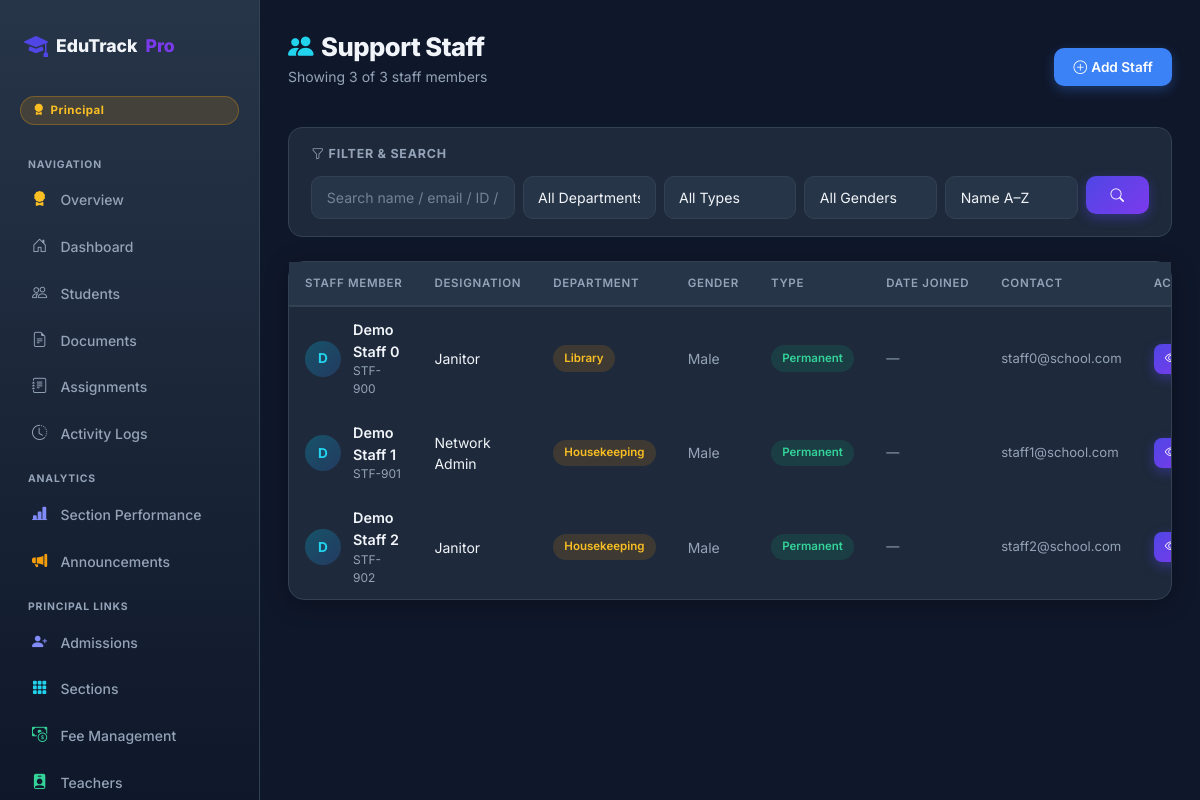
The page /staff/ (signed in) on the database its author committed.
### students/models.py (models this page shows, shortened)
class UserProfile(models.Model):
    user = models.OneToOneField(User, on_delete=models.CASCADE, related_name='profile')
    role = models.CharField(max_length=20, choices=ROLE_CHOICES, default=ROLE_STUDENT)

class Staff(models.Model):
    GENDER_CHOICES = [('M', 'Male'), ('F', 'Female'), ('O', 'Other')]
    DEPARTMENT_CHOICES = [
        ('Administration', 'Administration'),
        ('Accounts',       'Accounts'),
        ('Library',        'Library'),
        ('Security',       'Security'),
        ('Housekeeping',   'Housekeeping'),
        ('IT Support',     'IT Support'),
        ('Transport',      'Transport'),
        ('Medical',        'Medical'),
        ('Sports',         'Sports'),
        ('Canteen',        'Canteen'),
        ('Other',          'Other'),
    ]
    EMPLOYMENT_CHOICES = [
        ('permanent', 'Permanent'),
        ('contract',  'Contract'),
        ('part-time', 'Part-Time'),
        ('temporary', 'Temporary'),
    ]
    employee_id     = models.CharField(max_length=20, unique=True)
    name            = models.CharField(max_length=200)
    email           = models.EmailField(unique=True)
    phone           = models.CharField(max_length=15, blank=True, null=True)
    gender          = models.CharField(max_length=1, choices=GENDER_CHOICES, default='M')
    date_of_birth   = models.DateField(null=True, blank=True)
    address         = models.TextField(blank=True, null=True)
    designation     = models.CharField(max_length=200)
    department      = models.CharField(max_length=50, choices=DEPARTMENT_CHOICES, default='Administration')
    work_description= models.TextField(blank=True, null=True)
    employment_type = models.CharField(max_length=20, choices=EMPLOYMENT_CHOICES, default='permanent')
    date_joined     = models.DateField(null=True, blank=True)
    salary          = models.DecimalField(max_digits=10, decimal_places=2, null=True, blank=True)
    is_admin_staff  = models.BooleanField(default=False, help_text='Administrative staff with access to fee records')
    qualification   = models.CharField(max_length=300, blank=True, null=True)
    bio             = models.TextField(blank=True, null=True)
    profile_picture = models.ImageField(upload_to='staff_profiles/', null=True, blank=True)
    user = models.OneToOneField(User, on_delete=models.SET_NULL, null=True, blank=True, related_name='staff_profile')
    created_at = models.DateTimeField(auto_now_add=True, null=True)
    @property
    def gender_label(self):
        return dict(self.GENDER_CHOICES).get(self.gender, self.gender)
    class Meta:
        verbose_name_plural = "Staff"

### students/views.py (the view)
    def wrapper(request, *args, **kwargs):
        if not request.user.is_authenticated:
            return redirect('landing')
        role = get_role(request)
        if role != ROLE_PRINCIPAL and not request.user.is_superuser:
            messages.error(request, 'Access denied. Principal login required.')
            return redirect('landing')
        return view_fn(request, *args, **kwargs)

### students/templates/students/staff_list.html (shortened to what this page needs)
{% extends 'students/base_auth.html' %}
{% block content %}
<div class="d-flex align-items-center justify-content-between mb-4 flex-wrap gap-3">
  <div>
    <h1 style="font-size:1.6rem;font-weight:800;margin:0;letter-spacing:-0.02em;">
      <i class="bi bi-people-fill me-2" style="color:#22d3ee;"></i>Support Staff
    </h1>
    <p style="color:var(--muted);font-size:0.875rem;margin-top:0.2rem;">
      Showing {{ shown_count }} of {{ total_count }} staff members
    </p>
  </div>
  <a href="{% url 'add_staff' %}" class="btn btn-info" id="add-staff-btn" style="color:#fff;">
    <i class="bi bi-plus-circle me-1"></i>Add Staff
  </a>
</div>
<form method="get" class="filter-panel mb-4">
  <div class="filter-title"><i class="bi bi-funnel me-1"></i>Filter &amp; Search</div>
  <div class="row g-2">
    <div class="col-md-3">
      <input type="text" name="q" class="form-control" placeholder="Search name / email / ID / designation…" value="{{ request.GET.q }}"/>
    </div>
    <div class="col-md-2">
      <select name="department" class="form-select">
        <option value="">All Departments</option>
      </select>
    </div>
    <div class="col-md-2">
      <select name="emp_type" class="form-select">
        <option value="">All Types</option>
      </select>
    </div>
    <div class="col-md-2">
      <select name="gender" class="form-select">
        <option value="">All Genders</option>
      </select>
    </div>
    <div class="col-md-2">
      <select name="sort" class="form-select">
        <option value="name" {% if request.GET.sort == 'name' %}selected{% endif %}>Name A–Z</option>
      </select>
    </div>
    <div class="col-md-1">
      <button type="submit" class="btn btn-primary w-100" id="staff-filter-btn"><i class="bi bi-search"></i></button>
    </div>
  </div>
</form>
<div class="card">
  <div class="card-body p-0">
    <div class="table-responsive">
      <table class="table-dark-custom w-100">
        <thead>
          <tr>
            <th>Staff Member</th>
            <th>Designation</th>
            <th>Department</th>
            <th>Gender</th>
            <th>Type</th>
            <th>Date Joined</th>
            <th>Contact</th>
            <th>Actions</th>
          </tr>
        </thead>
        <tbody>
          {% for s in staff %}
          <tr>
            <td>
              <div style="display:flex;align-items:center;gap:.75rem;">
                {% if s.profile_picture %}
                  <img src="{{ s.profile_picture.url }}" style="width:36px;height:36px;border-radius:50%;object-fit:cover;border:2px solid rgba(6,182,212,0.4);" alt="{{ s.name }}"/>
                {% else %}
                  <div style="width:36px;height:36px;border-radius:50%;background:linear-gradient(135deg,rgba(6,182,212,0.3),rgba(59,130,246,0.2));display:flex;align-items:center;justify-content:center;font-size:.85rem;font-weight:700;color:#22d3ee;flex-shrink:0;">
                    {{ s.name|first|upper }}
                  </div>
                {% endif %}
                <div>
                  <div style="font-weight:600;font-size:.9rem;">{{ s.name }}</div>
                  <div style="font-size:.75rem;color:var(--muted);">{{ s.employee_id }}</div>
                </div>
              </div>
            </td>
            <td style="font-size:.875rem;">{{ s.designation }}</td>
            <td>
              <span class="badge-custom badge-mid" style="font-size:.72rem;">{{ s.department }}</span>
            </td>
            <td style="font-size:.875rem;color:var(--muted);">{{ s.gender_label }}</td>
            <td>
              <span class="badge-custom {% if s.employment_type == 'permanent' %}badge-high{% elif s.employment_type == 'contract' %}badge-mid{% else %}badge-low{% endif %}" style="font-size:.72rem;">
                {{ s.get_employment_type_display }}
              </span>
            </td>
            <td style="font-size:.82rem;color:var(--muted);">{{ s.date_joined|default:"—" }}</td>
            <td style="font-size:.82rem;color:var(--muted);">{{ s.email }}</td>
            <td>
              <div style="display:flex;gap:.35rem;">
                <a href="{% url 'staff_detail' s.pk %}" class="btn btn-sm btn-primary" title="View" id="view-staff-{{ s.pk }}"><i class="bi bi-eye"></i></a>
              </div>
            </td>
          </tr>
          {% endfor %}
        </tbody>
      </table>
    </div>
  </div>
</div>
{% endblock %}

### students/templates/students/base_auth.html (shortened to what this page needs)
<!DOCTYPE html>
<html lang="en">
<head>
  <link href="https://cdn.jsdelivr.net/npm/bootstrap@5.3.3/dist/css/bootstrap.min.css" rel="stylesheet" />
  <link href="https://cdn.jsdelivr.net/npm/bootstrap-icons@1.11.3/font/bootstrap-icons.css" rel="stylesheet" />
</head>
<body>
<div class="sidebar" id="sidebarEl">
  <div class="sidebar-inner">
    <a class="sidebar-brand" href="{% url 'landing' %}">
      <i class="bi bi-mortarboard-fill"></i>
      EduTrack<span class="dot">Pro</span>
    </a>
    {% if request.user.is_authenticated %}
      <span class="role-badge
        {% if user_role == 'principal' %}rb-principal
        {% elif user_role == 'teacher' %}rb-teacher
        {% elif user_role == 'staff'   %}rb-staff
        {% else %}rb-student{% endif %}">
        <i class="bi
          {% if user_role == 'principal' %}bi-award-fill
          {% elif user_role == 'teacher' %}bi-person-badge-fill
          {% elif user_role == 'staff'   %}bi-person-gear
          {% else %}bi-mortarboard-fill{% endif %}"></i>
        {{ user_role|title|default:'Student' }}
      </span>
    {% endif %}
    <nav class="sidebar-nav">
      <div class="nav-section-label">Navigation</div>
      {% if is_principal %}
        <a href="{% url 'principal_dashboard' %}" class="{% if request.resolver_match.url_name == 'principal_dashboard' %}active{% endif %}">
          <i class="bi bi-award-fill" style="color:#fbbf24;"></i> Overview
        </a>
      {% endif %}
      <a href="{% url 'dashboard' %}" class="{% if request.resolver_match.url_name == 'dashboard' %}active{% endif %}">
        <i class="bi bi-house-door"></i> Dashboard
      </a>
      {% if user_role != 'student' %}
      <a href="{% url 'students_list' %}" class="{% if request.resolver_match.url_name == 'students_list' %}active{% endif %}">
        <i class="bi bi-people"></i> Students
      </a>
      <a href="{% url 'documents_list' %}" class="{% if request.resolver_match.url_name == 'documents_list' %}active{% endif %}">
        <i class="bi bi-file-earmark-text"></i> Documents
      </a>
      <a href="{% url 'assignments_list' %}" class="{% if request.resolver_match.url_name == 'assignments_list' %}active{% endif %}">
        <i class="bi bi-journal-text"></i> Assignments
      </a>
      <a href="{% url 'logs_list' %}" class="{% if request.resolver_match.url_name == 'logs_list' %}active{% endif %}">
        <i class="bi bi-clock-history"></i> Activity Logs
      </a>
      {% endif %}
      {% if user_role == 'teacher' or user_role == 'principal' %}
      <div class="nav-section-label" style="margin-top:1rem;">Analytics</div>
      <a href="{% url 'section_performance' %}" class="{% if request.resolver_match.url_name == 'section_performance' %}active{% endif %}">
        <i class="bi bi-bar-chart-line-fill" style="color:#818cf8;"></i> Section Performance
      </a>
      <a href="{% url 'announcement_list' %}" class="{% if request.resolver_match.url_name == 'announcement_list' %}active{% endif %}">
        <i class="bi bi-megaphone-fill" style="color:#f59e0b;"></i> Announcements
      </a>
      {% endif %}
      {% if is_principal %}
        <div class="nav-section-label" style="margin-top:1rem;">Principal Links</div>
        <a href="{% url 'admission_list' %}" class="{% if 'admission' in request.resolver_match.url_name %}active{% endif %}">
          <i class="bi bi-person-plus-fill" style="color:#818cf8;"></i> Admissions
        </a>
        <a href="{% url 'section_list' %}" class="{% if 'section' in request.resolver_match.url_name %}active{% endif %}">
          <i class="bi bi-grid-3x3-gap-fill" style="color:#22d3ee;"></i> Sections
        </a>
        <a href="{% url 'fee_management' %}" class="{% if request.resolver_match.url_name == 'fee_management' %}active{% endif %}">
          <i class="bi bi-cash-coin" style="color:#34d399;"></i> Fee Management
        </a>
        <a href="{% url 'teacher_list' %}" class="{% if 'teacher' in request.resolver_match.url_name %}active{% endif %}">
          <i class="bi bi-person-badge-fill" style="color:#34d399;"></i> Teachers
        </a>
      {% endif %}
    </nav>
  </div>
</div>
<div class="main-wrap">
  {% block content %}{% endblock %}
</div>
</body>
</html>

### rows shown on the page
UserProfile: role "Principal"
Staff: name|first "D", name "Demo Staff 0", employee_id "STF-900", designation "Janitor", department "Library", gender_label "Male", employment_type "Permanent", date_joined "—", email "staff0@school.com"
Staff: name|first "D", name "Demo Staff 1", employee_id "STF-901", designation "Network Admin", department "Housekeeping", gender_label "Male", employment_type "Permanent", date_joined "—", email "staff1@school.com"
Staff: name|first "D", name "Demo Staff 2", employee_id "STF-902", designation "Janitor", department "Housekeeping", gender_label "Male", employment_type "Permanent", date_joined "—", email "staff2@school.com"

### other values the page prints
{{ shown_count }} "3"
{{ total_count }} "3"
